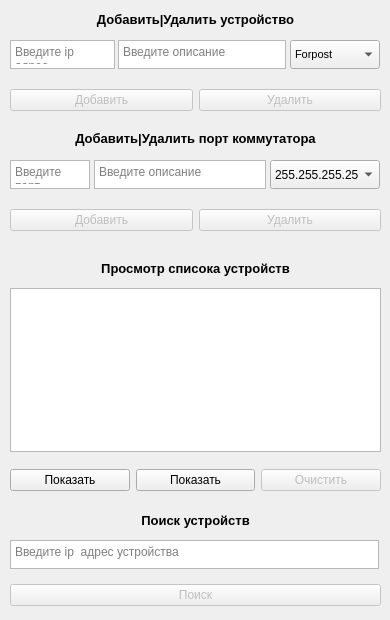
    <widget class="QWidget" name="tab_3">
     <attribute name="title">
      <string>Устройства</string>
     </attribute>
     <widget class="QLabel" name="label_5">
      <property name="geometry">
       <rect>
        <x>10</x>
        <y>4</y>
        <width>371</width>
        <height>31</height>
       </rect>
      </property>
      <property name="font">
       <font>
        <pointsize>10</pointsize>
        <weight>75</weight>
        <bold>true</bold>
       </font>
      </property>
      <property name="text">
       <string>Добавить|Удалить устройство</string>
      </property>
      <property name="alignment">
       <set>Qt::AlignCenter</set>
      </property>
      <property name="wordWrap">
       <bool>true</bool>
      </property>
     </widget>
     <widget class="QWidget" name="horizontalLayoutWidget_3">
      <property name="geometry">
       <rect>
        <x>10</x>
        <y>80</y>
        <width>371</width>
        <height>41</height>
       </rect>
      </property>
      <layout class="QHBoxLayout" name="horizontalLayout_3">
       <item>
        <widget class="QPushButton" name="Add_device_btn">
         <property name="enabled">
          <bool>false</bool>
         </property>
         <property name="text">
          <string>Добавить</string>
         </property>
        </widget>
       </item>
       <item>
        <widget class="QPushButton" name="Delete_device_btn">
         <property name="enabled">
          <bool>false</bool>
         </property>
         <property name="text">
          <string>Удалить</string>
         </property>
        </widget>
       </item>
      </layout>
     </widget>
     <widget class="QComboBox" name="comboBox">
      <property name="geometry">
       <rect>
        <x>290</x>
        <y>40</y>
        <width>90</width>
        <height>29</height>
       </rect>
      </property>
      <property name="font">
       <font>
        <pointsize>8</pointsize>
        <weight>50</weight>
        <italic>false</italic>
        <bold>false</bold>
        <underline>false</underline>
       </font>
      </property>
      <property name="acceptDrops">
       <bool>false</bool>
      </property>
      <property name="layoutDirection">
       <enum>Qt::LeftToRight</enum>
      </property>
      <property name="styleSheet">
       <string notr="true"/>
      </property>
      <property name="editable">
       <bool>false</bool>
      </property>
      <property name="maxVisibleItems">
       <number>10</number>
      </property>
      <item>
       <property name="text">
        <string comment="12">Forpost</string>
       </property>
      </item>
      <item>
       <property name="text">
        <string>Forpost_2</string>
       </property>
      </item>
      <item>
       <property name="text">
        <string>Forpost_3</string>
       </property>
      </item>
      <item>
       <property name="text">
        <string>Eaton</string>
       </property>
      </item>
      <item>
       <property name="text">
        <string>SC200</string>
       </property>
      </item>
      <item>
       <property name="text">
        <string>Megatec</string>
       </property>
      </item>
      <item>
       <property name="text">
        <string>Modbus</string>
       </property>
      </item>
      <item>
       <property name="text">
        <string>Eltek</string>
       </property>
      </item>
      <item>
       <property name="text">
        <string>MACC</string>
       </property>
      </item>
      <item>
       <property name="text">
        <string>Cisco</string>
       </property>
      </item>
     </widget>
     <widget class="QWidget" name="horizontalLayoutWidget_13">
      <property name="geometry">
       <rect>
        <x>10</x>
        <y>460</y>
        <width>371</width>
        <height>41</height>
       </rect>
      </property>
      <layout class="QHBoxLayout" name="horizontalLayout_6">
       <item>
        <widget class="QPushButton" name="Show_Devices_btn">
         <property name="mouseTracking">
          <bool>false</bool>
         </property>
         <property name="tabletTracking">
          <bool>false</bool>
         </property>
         <property name="focusPolicy">
          <enum>Qt::NoFocus</enum>
         </property>
         <property name="acceptDrops">
          <bool>false</bool>
         </property>
         <property name="text">
          <string>Показать</string>
         </property>
        </widget>
       </item>
       <item>
        <widget class="QPushButton" name="Show_ports_btn">
         <property name="mouseTracking">
          <bool>false</bool>
         </property>
         <property name="tabletTracking">
          <bool>false</bool>
         </property>
         <property name="focusPolicy">
          <enum>Qt::NoFocus</enum>
         </property>
         <property name="acceptDrops">
          <bool>false</bool>
         </property>
         <property name="text">
          <string>Показать</string>
         </property>
        </widget>
       </item>
       <item>
        <widget class="QPushButton" name="Clear_btn_3">
         <property name="enabled">
          <bool>false</bool>
         </property>
         <property name="text">
          <string>Очистить</string>
         </property>
        </widget>
       </item>
      </layout>
     </widget>
     <widget class="QTextEdit" name="textEdit_5">
      <property name="geometry">
       <rect>
        <x>10</x>
        <y>540</y>
        <width>369</width>
        <height>29</height>
       </rect>
      </property>
      <property name="toolTip">
       <string/>
      </property>
      <property name="placeholderText">
       <string>Введите ip  адрес устройства</string>
      </property>
     </widget>
     <widget class="QLabel" name="label_8">
      <property name="geometry">
       <rect>
        <x>10</x>
        <y>510</y>
        <width>371</width>
        <height>21</height>
       </rect>
      </property>
      <property name="font">
       <font>
        <pointsize>10</pointsize>
        <weight>75</weight>
        <bold>true</bold>
       </font>
      </property>
      <property name="text">
       <string>Поиск устройств</string>
      </property>
      <property name="alignment">
       <set>Qt::AlignCenter</set>
      </property>
     </widget>
     <widget class="QWidget" name="horizontalLayoutWidget_14">
      <property name="geometry">
       <rect>
        <x>10</x>
        <y>580</y>
        <width>371</width>
        <height>31</height>
       </rect>
      </property>
      <layout class="QHBoxLayout" name="horizontalLayout_11">
       <item>
        <widget class="QPushButton" name="Find_Device_btn">
         <property name="enabled">
          <bool>false</bool>
         </property>
         <property name="text">
          <string>Поиск</string>
         </property>
        </widget>
       </item>
      </layout>
     </widget>
     <widget class="QComboBox" name="comboBox_4">
      <property name="geometry">
       <rect>
        <x>270</x>
        <y>160</y>
        <width>110</width>
        <height>29</height>
       </rect>
      </property>
      <item>
       <property name="text">
        <string>255.255.255.255</string>
       </property>
      </item>
     </widget>
     <widget class="QLabel" name="label_14">
      <property name="geometry">
       <rect>
        <x>10</x>
        <y>123</y>
        <width>371</width>
        <height>31</height>
       </rect>
      </property>
      <property name="font">
       <font>
        <pointsize>10</pointsize>
        <weight>75</weight>
        <bold>true</bold>
       </font>
      </property>
      <property name="text">
       <string>Добавить|Удалить порт коммутатора</string>
      </property>
      <property name="alignment">
       <set>Qt::AlignCenter</set>
      </property>
      <property name="wordWrap">
       <bool>true</bool>
      </property>
     </widget>
     <widget class="QTextEdit" name="textEdit_31">
      <property name="geometry">
       <rect>
        <x>10</x>
        <y>160</y>
        <width>80</width>
        <height>29</height>
       </rect>
      </property>
      <property name="maximumSize">
       <size>
        <width>16777215</width>
        <height>29</height>
       </size>
      </property>
      <property name="toolTip">
       <string/>
      </property>
      <property name="placeholderText">
       <string>Введите порт </string>
      </property>
     </widget>
     <widget class="QTextEdit" name="textEdit_33">
      <property name="geometry">
       <rect>
        <x>94</x>
        <y>160</y>
        <width>172</width>
        <height>29</height>
       </rect>
      </property>
      <property name="maximumSize">
       <size>
        <width>16777215</width>
        <height>29</height>
       </size>
      </property>
      <property name="toolTip">
       <string/>
      </property>
      <property name="placeholderText">
       <string>Введите описание</string>
      </property>
     </widget>
     <widget class="QWidget" name="horizontalLayoutWidget_5">
      <property name="geometry">
       <rect>
        <x>10</x>
        <y>200</y>
        <width>371</width>
        <height>41</height>
       </rect>
      </property>
      <layout class="QHBoxLayout" name="horizontalLayout_7">
       <item>
        <widget class="QPushButton" name="Add_switch_port_btn">
         <property name="enabled">
          <bool>false</bool>
         </property>
         <property name="text">
          <string>Добавить</string>
         </property>
        </widget>
       </item>
       <item>
        <widget class="QPushButton" name="Delete_switch_port_btn">
         <property name="enabled">
          <bool>false</bool>
         </property>
         <property name="text">
          <string>Удалить</string>
         </property>
        </widget>
       </item>
      </layout>
     </widget>
     <widget class="QTextEdit" name="textEdit">
      <property name="geometry">
       <rect>
        <x>10</x>
        <y>40</y>
        <width>105</width>
        <height>29</height>
       </rect>
      </property>
      <property name="maximumSize">
       <size>
        <width>16777215</width>
        <height>29</height>
       </size>
      </property>
      <property name="toolTip">
       <string/>
      </property>
      <property name="placeholderText">
       <string>Введите ip адрес</string>
      </property>
     </widget>
     <widget class="QTextEdit" name="textEdit_4">
      <property name="geometry">
       <rect>
        <x>118</x>
        <y>40</y>
        <width>168</width>
        <height>29</height>
       </rect>
      </property>
      <property name="maximumSize">
       <size>
        <width>16777215</width>
        <height>29</height>
       </size>
      </property>
      <property name="toolTip">
       <string/>
      </property>
      <property name="placeholderText">
       <string>Введите описание</string>
      </property>
     </widget>
     <widget class="QWidget" name="verticalLayoutWidget">
      <property name="geometry">
       <rect>
        <x>10</x>
        <y>261</y>
        <width>371</width>
        <height>191</height>
       </rect>
      </property>
      <layout class="QVBoxLayout" name="verticalLayout">
       <property name="spacing">
        <number>12</number>
       </property>
       <property name="topMargin">
        <number>0</number>
       </property>
       <property name="bottomMargin">
        <number>0</number>
       </property>
       <item>
        <widget class="QLabel" name="label_6">
         <property name="font">
          <font>
           <pointsize>10</pointsize>
           <weight>75</weight>
           <bold>true</bold>
          </font>
         </property>
         <property name="text">
          <string>Просмотр списока устройств</string>
         </property>
         <property name="alignment">
          <set>Qt::AlignCenter</set>
         </property>
         <property name="wordWrap">
          <bool>true</bool>
         </property>
        </widget>
       </item>
       <item>
        <widget class="QTextBrowser" name="textBrowser_3"/>
       </item>
      </layout>
     </widget>
    </widget>
